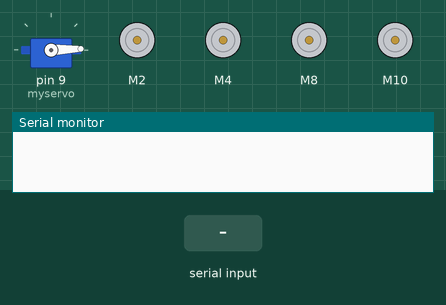
The sketch below on a simulated Arduino Uno, built with avr-gcc and run on an emulated ATmega328P. Shown: servo, 4 × DC motor (green arrow = forward, orange = backward, longer = faster), the last lines printed to the serial monitor. The test bench sets the inputs (shaded band).

Above: at 1.6 s.
1.7 s: "F" received over the second serial link
At 2.1 s:
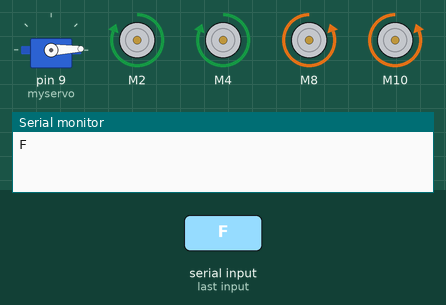
3.8 s: "B" received over the second serial link
At 4.0 s:
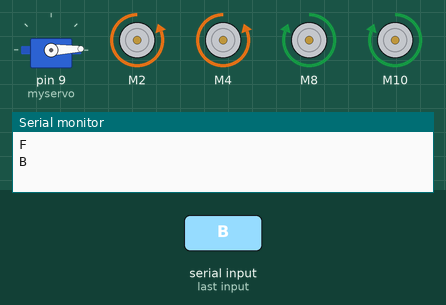
5.7 s: "R" received over the second serial link
At 5.9 s:
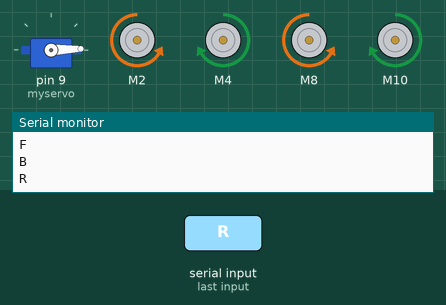
7.6 s: "L" received over the second serial link
At 7.8 s:
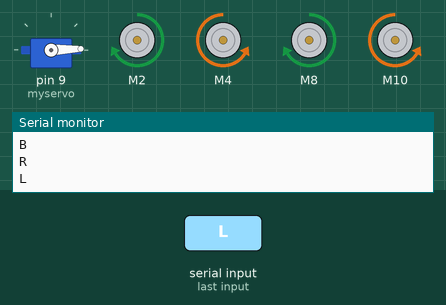
9.5 s: "X" received over the second serial link
At 10.1 s:
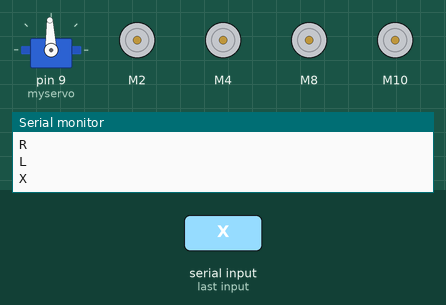
11.0 s: "C" received over the second serial link
At 11.3 s:
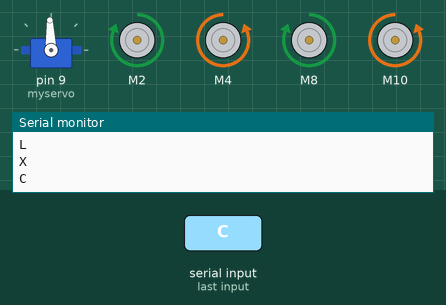
Timing chart, 0 to 14.0 s (numbered marks = the images above; inputs shaded):
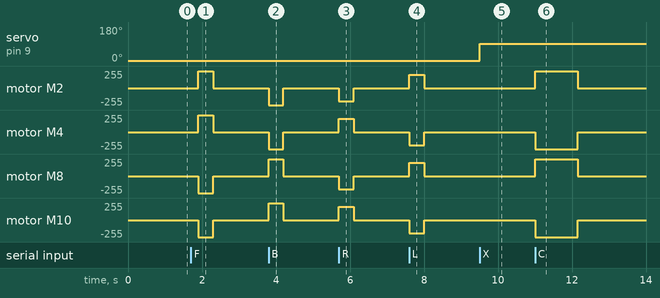

The sketch:

TEST.ino
```cpp
#include "CytronMotorDriver.h"
#include <Servo.h>
Servo myservo;
CytronMD motor1(PWM_PWM, 2, 3); // bottom right
CytronMD motor2(PWM_PWM, 4, 5); // bottom left
CytronMD motor3(PWM_PWM, 8, 12); // front left
CytronMD motor4(PWM_PWM, 10, 11); // front right

#define BT_TX 6
#define BT_RX 7
#include "SoftwareSerial.h"
SoftwareSerial BTSerial(BT_TX, BT_RX); // Maker UNO RX, TX

#define BUTTON  2
#define DELAY 400
#define NOTE_G4  392
#define NOTE_C5  523
#define NOTE_G5  784
#define NOTE_C6  1047

int btConnect[] = {NOTE_G5, NOTE_C6};
int btConnectNoteDurations[] = {12, 8};
int pos = 0;

#define playBtConnectMelody() playMelody(btConnect, btConnectNoteDurations, 2)

boolean BTConnect = false;
char inChar;

void setup()
{
  pinMode(BUTTON,INPUT_PULLUP);
  Serial.begin(9600);
  BTSerial.begin(9600);
  myservo.attach(9);
  myservo.write(2);
  delay(DELAY);
}
void loop()
{
  inChar = 'S';

  if (BTSerial.available()) {
    inChar = BTSerial.read();
    Serial.println(inChar);
  }

  if (inChar == 'F') {
    motor1.setSpeed(255);
    motor2.setSpeed(255);
    motor3.setSpeed(-255);
    motor4.setSpeed(-255);
    delay(DELAY);

  }
  else if (inChar == 'B') {
    motor1.setSpeed(-255);
    motor2.setSpeed(-255);
    motor3.setSpeed(255);
    motor4.setSpeed(255);
    delay(DELAY);

  }
  else if (inChar == 'R') {
    motor1.setSpeed(-200);
    motor2.setSpeed(200);
    motor3.setSpeed(-200);
    motor4.setSpeed(200);
    delay(DELAY);
  }
  else if (inChar == 'L') {
    motor1.setSpeed(200);
    motor2.setSpeed(-200);
    motor3.setSpeed(200);
    motor4.setSpeed(-200);
    delay(DELAY);
  } else if (inChar == 'T') {
    myservo.write(2);
  } else if (inChar == 'X'){
    myservo.write(92);
  } else if (inChar == 'C'){
    motor1.setSpeed(255);
    motor2.setSpeed(-255);
    motor3.setSpeed(255);
    motor4.setSpeed(-255);
    delay(1150);
  } else if (inChar == 'S') {
    motor1.setSpeed(0);
    motor2.setSpeed(0);
    motor3.setSpeed(0);
    motor4.setSpeed(0);
    delay(300);
  }
}
```

Measured:
- after the input at 1.7 s, motor M2, motor M4: stopped → forward 255/255 after 0.20 s, → stopped 0.40 s later; motor M8, motor M10: stopped → backward 255/255 after 0.20 s, → stopped 0.40 s later
- after the input at 3.8 s, motor M2, motor M4: stopped → backward 255/255 at once, → stopped 0.40 s later; motor M8, motor M10: stopped → forward 255/255 at once, → stopped 0.40 s later
- after the input at 5.7 s, motor M2, motor M8: stopped → backward 200/255 at once, → stopped 0.40 s later; motor M4, motor M10: stopped → forward 200/255 at once, → stopped 0.40 s later
- after the input at 7.6 s, motor M2, motor M8: stopped → forward 200/255 at once, → stopped 0.40 s later; motor M4, motor M10: stopped → backward 200/255 at once, → stopped 0.40 s later
- after the input at 9.5 s, servo on pin 9 (myservo): 2° → 92° at once
- after the input at 11.0 s, motor M2, motor M8: stopped → forward 255/255 at once, → stopped 1.2 s later; motor M4, motor M10: stopped → backward 255/255 at once, → stopped 1.2 s later
